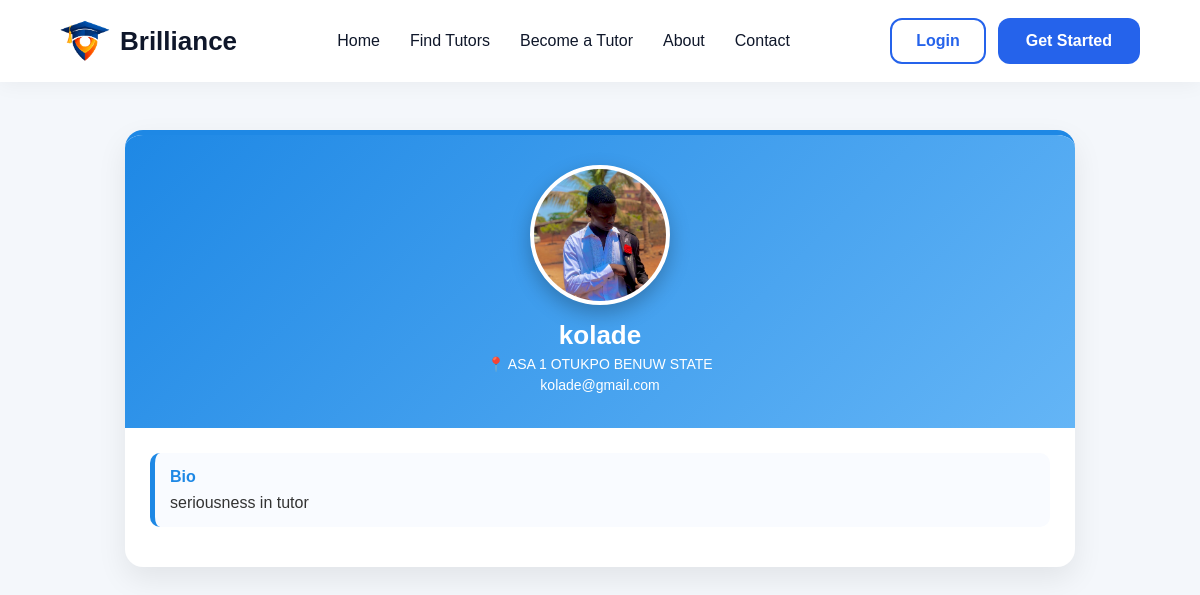
The app's page /parent/view-parent.php?id=13 with its own data.
### tables this page shows
CREATE TABLE IF NOT EXISTS `parent_profile` (
  `id` int NOT NULL AUTO_INCREMENT,
  `user_id` int NOT NULL,
  `bio` text,
  `location` varchar(255) DEFAULT NULL,
  `profile_pic` varchar(255) DEFAULT NULL,
  `created_at` timestamp NULL DEFAULT CURRENT_TIMESTAMP,
  `updated_at` timestamp NULL DEFAULT CURRENT_TIMESTAMP ON UPDATE CURRENT_TIMESTAMP,
  PRIMARY KEY (`id`),
  UNIQUE KEY `user_id` (`user_id`)
);

CREATE TABLE IF NOT EXISTS `users` (
  `id` int NOT NULL AUTO_INCREMENT,
  `fullname` varchar(120) NOT NULL,
  `email` varchar(150) NOT NULL,
  `password` varchar(255) NOT NULL,
  `role` enum('parent','tutor','admin') NOT NULL,
  `created_at` timestamp NULL DEFAULT CURRENT_TIMESTAMP,
  PRIMARY KEY (`id`),
  UNIQUE KEY `email` (`email`)
);

### parent/view-parent.php (the view, shortened to what this page needs)
<?php
$db = new Database();
$conn = $db->connect();
$id = isset($_GET['id']) ? (int)$_GET['id'] : 0;
$stmt = $conn->prepare("SELECT u.fullname, u.email, p.* FROM users u LEFT JOIN parent_profile p ON u.id = p.user_id WHERE u.id = ? AND u.role = 'parent'");
$stmt->execute([$id]);
$data = $stmt->fetch(PDO::FETCH_ASSOC);
?>
<!doctype html>
<html>
<head>
    <link rel="stylesheet" href="/brilliance/assets/css/style.css">
    <link rel="stylesheet" href="/brilliance/assets/css/tutor-profile.css">
</head>
<body>
<?php include __DIR__ . '/../includes/navbar.php'; ?>
<div class="profile-wrapper">
    <div class="profile-card">
        <div class="profile-header">
            <div class="profile-img">
                <?php if(!empty($data['profile_pic'])): ?>
                    <img src="/brilliance/uploads/<?php echo htmlspecialchars($data['profile_pic']); ?>" alt="Profile" class="profile-avatar-large">
                <?php else: ?>
                    <div class="no-img">No Image</div>
                <?php endif; ?>
            </div>
            <div class="profile-info">
                <h2><?php echo htmlspecialchars($data['fullname'] ?? 'Parent'); ?></h2>
                <p class="location">📍 <?php echo htmlspecialchars($data['location'] ?? 'No location set'); ?></p>
                <p class="rate muted"><?= htmlspecialchars($data['email'] ?? '') ?></p>
            </div>
        </div>
        <div class="profile-body">
            <div class="section">
                <h3>Bio</h3>
                <p><?php echo nl2br(htmlspecialchars($data['bio'] ?? 'No bio provided')); ?></p>
            </div>
        </div>
    </div>
</div>
</body>
</html>

### assets/css/style.css (style rules this page uses)
:root { --primary:#2563eb; --primary-dark:#1d4ed8; --secondary:#f59e0b; --dark:#0f172a; --text:#475569; --light:#ffffff; --bg:#f8fafc; --border:#e2e8f0; }
* { margin:0; padding:0; box-sizing:border-box; font-family:'Poppins',sans-serif; }
body { background:var(--bg); color:var(--dark); overflow-x:hidden; }

### assets/css/tutor-profile.css (style rules this page uses)
body { margin: 0; font-family: 'Poppins', Arial, sans-serif; background: #f4f7fb; color: #333; }
.profile-wrapper { display: flex; justify-content: center; padding: 40px 15px; }
.profile-card { width: 100%; max-width: 950px; background: #fff; border-radius: 18px; box-shadow: 0 12px 30px rgba(0,0,0,0.08); overflow: hidden; border-top: 5px solid #1e88e5; }
.profile-header { padding: 30px; background: linear-gradient(135deg, #1e88e5, #64b5f6); color: #fff; position: relative; }
.profile-img { display: flex; justify-content: center; margin-bottom: 15px; }
.profile-avatar-large { width: 140px; height: 140px; border-radius: 50%; object-fit: cover; border: 4px solid #fff; box-shadow: 0 8px 20px rgba(0,0,0,0.25); background: #fff; }
.profile-info { text-align: center; }
.profile-info h2 { margin: 10px 0 5px; font-size: 26px; display: flex; justify-content: center; align-items: center; gap: 10px; }
.location, .rating, .rate { margin: 5px 0; font-size: 14px; }
.profile-body { padding: 25px; }
.section { background: #f9fbff; padding: 15px; margin-bottom: 15px; border-left: 5px solid #1e88e5; border-radius: 10px; }
.section h3 { margin: 0 0 8px; color: #1e88e5; font-size: 16px; }

### parent/view-parent.php (style rules this page uses)
.profile-wrapper { margin-top:90px }

### records on screen
parent_profile: profile_pic (picture), user.fullname "kolade", location "ASA 1 OTUKPO BENUW STATE", user.email "kolade@gmail.com", bio "seriousness in tutor"
